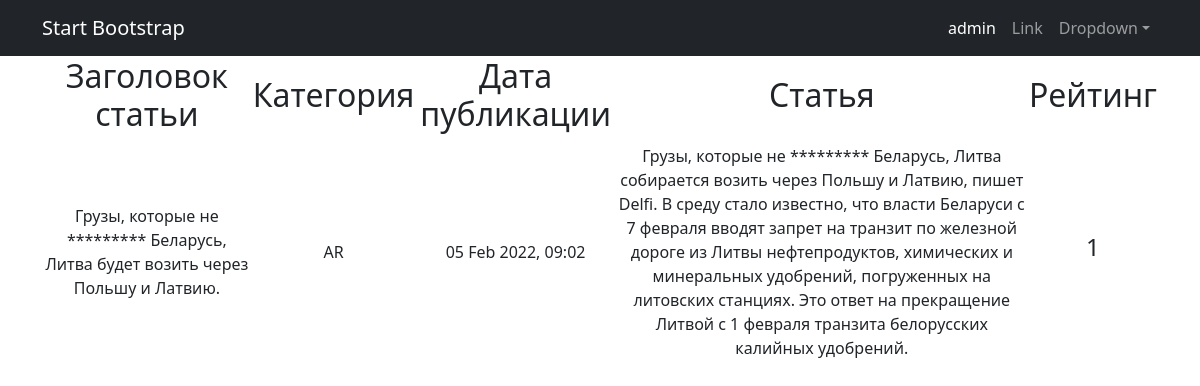
Screenshot of /news/3 with the database file from the repository.
### news_portal/models.py (models this page shows, shortened)
class Post(models.Model):
    PostAuthor = models.ForeignKey(Author, on_delete=models.CASCADE)
    NEWS = 'NW'
    ARTICLE = 'AR'
    CATEGORIES = [
        ('NW', 'Новость'),
        ('AR', 'Статья')
    ]
    categoryType = models.CharField(max_length=2, choices=CATEGORIES)
    pubData = models.DateTimeField('дата и время добавления новости', auto_now_add=True)
    postCategory = models.ManyToManyField(Category, through='postCategory')
    postTitle = models.CharField('название публикации', max_length=255)
    postText = models.TextField('текст публикации')
    postRating = models.SmallIntegerField('рейтинг публикации', default=0)
    def __str__(self):
        return f'{self.postTitle} {self.postText}'

### news_portal/views.py (the view)
# urls.py: path('<int:pk>', PostDetail.as_view()),
class PostDetail(DetailView):
    model = Post
    template_name = 'new.html'
    context_object_name = 'new'

### news_portal/templatetags/censor.py (called while the page is built)
@register.filter(name='censor')
def censor(value):
    text = value.split()
    for word in text:
        if word.lower() in CENSOR:
            value = value.replace(word, '*' * len(word))
    return value

### templates/new.html (shortened to what this page needs)
{% extends 'flatpages/default.html' %}
{% load censor %}
{% block content %}
        <table>
            <tr>
            <td>
                <h2>Заголовок статьи</h2>
            </td>
            <td>
                 <h2>Категория</h2>
            </td>
            <td>
                <h2>Дата публикации</h2>
            </td>
            <td>
                <h2>Статья</h2>
            </td>
            <td>
                <h2>Рейтинг</h2>
            </td>
            </tr>
             <td>
                {{ new.postTitle| censor }}
            </td>
            <td>
                {{ new.categoryType }}
            </td>
            <td>
                {{ new.pubData|date:'d M Y, H:m' }}
            </td>
            <td>
                {{ new.postText|censor }}
            </td>
            <td>
                <h4>{{ new.postRating  }}</h4>
            </td>
        </table>
{% endblock content %}

### rows the page displays
Post: postTitle|censor "Грузы, которые не ********* Беларусь, Литва будет возить через Польшу и Латвию.", categoryType "AR", pubData "05 Feb 2022, 09:02", postText|censor "Грузы, которые не ********* Беларусь, Литва собирается возить через Польшу и Латвию, пишет Delfi. В среду стало известно, что власти Беларуси с 7 февраля вводят запрет на транзит по железной дороге из Литвы нефтепродуктов, химических и минеральных удобрений, погруженных на литовских станциях. Это ответ на прекращение Литвой с 1 февраля транзита белорусских калийных удобрений.", postRating "1"
